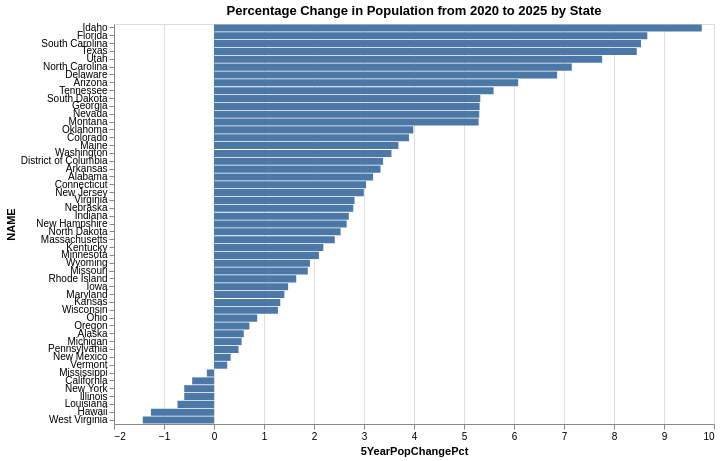

Notebook code cell kept with this figure:
### Markdown cell above
> No, it doesn't necessarily need to be a map. The percentage change in population can be shown in a bar chart as well. Now the exact percentage change in population for each state can be easier to read that no longer limited by only few color bins.

> However, there are patterns more clearly shown in the map, such as a region generally have similar population change, and states with negative or little population change are likely neighbored with another state with significant population increase. While these information can still being found in the bar chart, it requires more translation from text to geography, especially nearby states might not be next to each other in the bar chart.

### Code cell
alt.Chart(pop_df).mark_bar().encode(
    y=alt.Y("NAME:N", sort="-x"),
    x="5YearPopChangePct:Q",
    tooltip=["NAME:N", "5YearPopChangePct:Q"]
).properties(
    title="Percentage Change in Population from 2020 to 2025 by State",
    width=600,
    height=400
)
